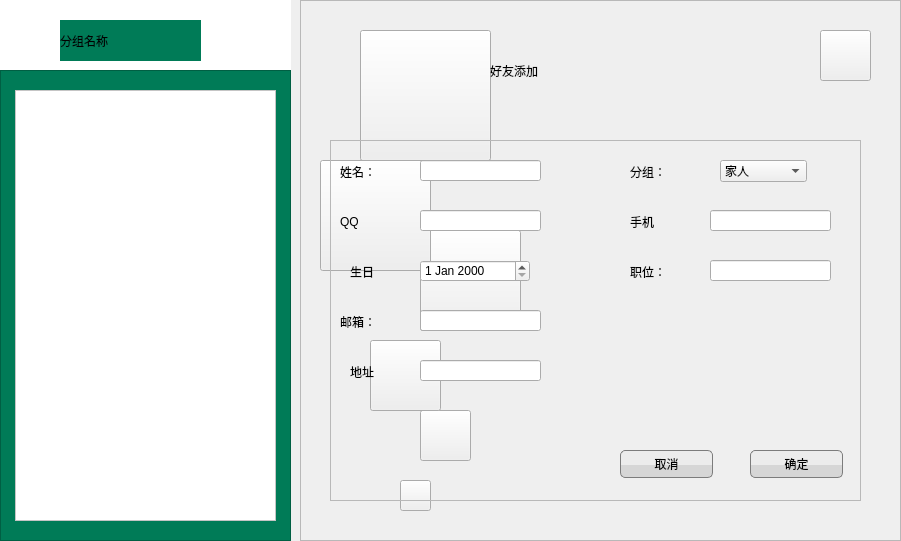
   <widget class="QStackedWidget" name="renmai_swid">
    <property name="geometry">
     <rect>
      <x>1</x>
      <y>111</y>
      <width>901</width>
      <height>541</height>
     </rect>
    </property>
    <widget class="QWidget" name="renmai_stackedWidgetPage1">
     <widget class="QWidget" name="verticalLayoutWidget">
      <property name="geometry">
       <rect>
        <x>0</x>
        <y>0</y>
        <width>291</width>
        <height>541</height>
       </rect>
      </property>
      <layout class="QVBoxLayout" name="verticalLayout">
       <item>
        <widget class="QFrame" name="frame">
         <property name="styleSheet">
          <string notr="true">
background-color: rgb(255, 255, 255);</string>
         </property>
         <property name="frameShape">
          <enum>QFrame::StyledPanel</enum>
         </property>
         <property name="frameShadow">
          <enum>QFrame::Raised</enum>
         </property>
         <widget class="QLabel" name="label_33">
          <property name="geometry">
           <rect>
            <x>0</x>
            <y>0</y>
            <width>291</width>
            <height>541</height>
           </rect>
          </property>
          <property name="styleSheet">
           <string notr="true">border-image: url(:/menu/images/背景.png);</string>
          </property>
          <property name="text">
           <string/>
          </property>
         </widget>
         <widget class="QTextEdit" name="textEdit_3">
          <property name="geometry">
           <rect>
            <x>0</x>
            <y>70</y>
            <width>291</width>
            <height>471</height>
           </rect>
          </property>
          <property name="styleSheet">
           <string notr="true">font: 20pt &quot;楷体&quot;;
background-color: rgb(0, 123, 87);</string>
          </property>
         </widget>
         <widget class="QLabel" name="label_5">
          <property name="geometry">
           <rect>
            <x>60</x>
            <y>20</y>
            <width>141</width>
            <height>41</height>
           </rect>
          </property>
          <property name="styleSheet">
           <string notr="true">border:0;
font: 18pt  &quot;宋体&quot;;
background-color: rgb(0, 123, 87);</string>
          </property>
          <property name="text">
           <string>分组名称</string>
          </property>
         </widget>
         <widget class="QListWidget" name="listWidget_contact">
          <property name="geometry">
           <rect>
            <x>15</x>
            <y>90</y>
            <width>261</width>
            <height>431</height>
           </rect>
          </property>
         </widget>
        </widget>
       </item>
      </layout>
     </widget>
     <widget class="QWidget" name="gridLayoutWidget">
      <property name="geometry">
       <rect>
        <x>300</x>
        <y>0</y>
        <width>601</width>
        <height>541</height>
       </rect>
      </property>
      <layout class="QGridLayout" name="gridLayout_3">
       <item row="0" column="0">
        <widget class="QFrame" name="frame_5">
         <property name="frameShape">
          <enum>QFrame::StyledPanel</enum>
         </property>
         <property name="frameShadow">
          <enum>QFrame::Raised</enum>
         </property>
         <widget class="QStackedWidget" name="renmai1">
          <property name="geometry">
           <rect>
            <x>0</x>
            <y>0</y>
            <width>611</width>
            <height>541</height>
           </rect>
          </property>
          <property name="styleSheet">
           <string notr="true"/>
          </property>
          <widget class="QWidget" name="zhangben2Page1_2">
           <widget class="QPushButton" name="pushButton_11">
            <property name="geometry">
             <rect>
              <x>120</x>
              <y>410</y>
              <width>51</width>
              <height>51</height>
             </rect>
            </property>
            <property name="styleSheet">
             <string notr="true">border-image: url(:/menu/images/水滴.png);</string>
            </property>
            <property name="text">
             <string/>
            </property>
           </widget>
           <widget class="QPushButton" name="pushButton_8">
            <property name="geometry">
             <rect>
              <x>100</x>
              <y>480</y>
              <width>31</width>
              <height>31</height>
             </rect>
            </property>
            <property name="styleSheet">
             <string notr="true">border-image: url(:/menu/images/水滴.png);</string>
            </property>
            <property name="text">
             <string/>
            </property>
           </widget>
           <widget class="QPushButton" name="pushButton_9">
            <property name="geometry">
             <rect>
              <x>20</x>
              <y>160</y>
              <width>111</width>
              <height>111</height>
             </rect>
            </property>
            <property name="styleSheet">
             <string notr="true">QPushButton{border-image: url(:/menu/images/朋友.png);}
QPushButton:hover{
border-image: url(:/menu/images/朋友被选中.png);
}
QPushButton:pressed{border-image: url(:/menu/images/朋友.png);}</string>
            </property>
            <property name="text">
             <string/>
            </property>
           </widget>
           <widget class="QPushButton" name="pushButton_10">
            <property name="geometry">
             <rect>
              <x>70</x>
              <y>340</y>
              <width>71</width>
              <height>71</height>
             </rect>
            </property>
            <property name="styleSheet">
             <string notr="true">border-image: url(:/menu/images/水滴.png);</string>
            </property>
            <property name="text">
             <string/>
            </property>
           </widget>
           <widget class="QPushButton" name="pushButton_14">
            <property name="geometry">
             <rect>
              <x>120</x>
              <y>230</y>
              <width>101</width>
              <height>101</height>
             </rect>
            </property>
            <property name="styleSheet">
             <string notr="true">QPushButton{border-image: url(:/menu/images/同事.png);}
QPushButton:hover{	border-image: url(:/menu/images/同事被选中.png);}
QPushButton:pressed{border-image: url(:/menu/images/同事.png);}</string>
            </property>
            <property name="text">
             <string/>
            </property>
           </widget>
           <widget class="QPushButton" name="pushButton_12">
            <property name="geometry">
             <rect>
              <x>60</x>
              <y>30</y>
              <width>131</width>
              <height>131</height>
             </rect>
            </property>
            <property name="styleSheet">
             <string notr="true">QPushButton{border-image: url(:/menu/images/家人.png);}
QPushButton:hover{
border-image: url(:/menu/images/家人被选中.png);
}
QPushButton:pressed{border-image: url(:/menu/images/家人.png);}</string>
            </property>
            <property name="text">
             <string/>
            </property>
           </widget>
           <widget class="QLabel" name="label_4">
            <property name="geometry">
             <rect>
              <x>-10</x>
              <y>0</y>
              <width>611</width>
              <height>531</height>
             </rect>
            </property>
            <property name="styleSheet">
             <string notr="true">border-image: url(:/menu/images/人脉界面.png);</string>
            </property>
            <property name="text">
             <string/>
            </property>
           </widget>
           <widget class="QPushButton" name="pushButton_7">
            <property name="geometry">
             <rect>
              <x>520</x>
              <y>30</y>
              <width>51</width>
              <height>51</height>
             </rect>
            </property>
            <property name="styleSheet">
             <string notr="true">QPushButton{
border-image: url(:/menu/images/笔记添加按钮1.png);
}
QPushButton:hover{
border-image: url(:/menu/images/笔记添加按钮.png);
}
QPushButton:pressed{
border-image: url(:/menu/images/笔记添加按钮1.png);
}</string>
            </property>
            <property name="text">
             <string/>
            </property>
           </widget>
           <zorder>label_4</zorder>
           <zorder>pushButton_12</zorder>
           <zorder>pushButton_8</zorder>
           <zorder>pushButton_11</zorder>
           <zorder>pushButton_14</zorder>
           <zorder>pushButton_9</zorder>
           <zorder>pushButton_10</zorder>
           <zorder>pushButton_7</zorder>
          </widget>
         </widget>
         <widget class="QStackedWidget" name="renmai2">
          <property name="geometry">
           <rect>
            <x>0</x>
            <y>0</y>
            <width>621</width>
            <height>541</height>
           </rect>
          </property>
          <property name="styleSheet">
           <string notr="true"/>
          </property>
          <widget class="QWidget" name="zhangben2Page1_3">
           <widget class="QWidget" name="gridLayoutWidget_5">
            <property name="geometry">
             <rect>
              <x>30</x>
              <y>140</y>
              <width>531</width>
              <height>361</height>
             </rect>
            </property>
            <layout class="QGridLayout" name="gridLayout_5">
             <item row="0" column="0">
              <widget class="QFrame" name="frame_2">
               <property name="frameShape">
                <enum>QFrame::StyledPanel</enum>
               </property>
               <property name="frameShadow">
                <enum>QFrame::Raised</enum>
               </property>
               <widget class="QLabel" name="label_19">
                <property name="geometry">
                 <rect>
                  <x>10</x>
                  <y>20</y>
                  <width>65</width>
                  <height>23</height>
                 </rect>
                </property>
                <property name="styleSheet">
                 <string notr="true">border:0;</string>
                </property>
                <property name="text">
                 <string>姓名：</string>
                </property>
               </widget>
               <widget class="QLabel" name="label_20">
                <property name="geometry">
                 <rect>
                  <x>300</x>
                  <y>20</y>
                  <width>65</width>
                  <height>23</height>
                 </rect>
                </property>
                <property name="styleSheet">
                 <string notr="true">border:0;</string>
                </property>
                <property name="text">
                 <string>分组：</string>
                </property>
               </widget>
               <widget class="QComboBox" name="comboBox">
                <property name="geometry">
                 <rect>
                  <x>390</x>
                  <y>20</y>
                  <width>87</width>
                  <height>22</height>
                 </rect>
                </property>
                <item>
                 <property name="text">
                  <string>家人</string>
                 </property>
                </item>
                <item>
                 <property name="text">
                  <string>同学</string>
                 </property>
                </item>
                <item>
                 <property name="text">
                  <string>朋友</string>
                 </property>
                </item>
                <item>
                 <property name="text">
                  <string>同事</string>
                 </property>
                </item>
                <item>
                 <property name="text">
                  <string>小区</string>
                 </property>
                </item>
                <item>
                 <property name="text">
                  <string>驴友</string>
                 </property>
                </item>
                <item>
                 <property name="text">
                  <string>其他</string>
                 </property>
                </item>
               </widget>
               <widget class="QLabel" name="label_26">
                <property name="geometry">
                 <rect>
                  <x>10</x>
                  <y>70</y>
                  <width>61</width>
                  <height>23</height>
                 </rect>
                </property>
                <property name="styleSheet">
                 <string notr="true">border:0;</string>
                </property>
                <property name="text">
                 <string>QQ</string>
                </property>
               </widget>
               <widget class="QLabel" name="label_21">
                <property name="geometry">
                 <rect>
                  <x>300</x>
                  <y>70</y>
                  <width>50</width>
                  <height>23</height>
                 </rect>
                </property>
                <property name="styleSheet">
                 <string notr="true">border:0;</string>
                </property>
                <property name="text">
                 <string>手机</string>
                </property>
               </widget>
               <widget class="QLabel" name="label_25">
                <property name="geometry">
                 <rect>
                  <x>20</x>
                  <y>120</y>
                  <width>50</width>
                  <height>23</height>
                 </rect>
                </property>
                <property name="styleSheet">
                 <string notr="true">border:0;</string>
                </property>
                <property name="text">
                 <string>生日</string>
                </property>
               </widget>
               <widget class="QLabel" name="label_23">
                <property name="geometry">
                 <rect>
                  <x>300</x>
                  <y>120</y>
                  <width>65</width>
                  <height>23</height>
                 </rect>
                </property>
                <property name="styleSheet">
                 <string notr="true">border:0;</string>
                </property>
                <property name="text">
                 <string>职位：</string>
                </property>
               </widget>
               <widget class="QLabel" name="label_22">
                <property name="geometry">
                 <rect>
                  <x>10</x>
                  <y>170</y>
                  <width>65</width>
                  <height>23</height>
                 </rect>
                </property>
                <property name="styleSheet">
                 <string notr="true">border:0;</string>
                </property>
                <property name="text">
                 <string>邮箱：</string>
                </property>
               </widget>
               <widget class="QLabel" name="label_24">
                <property name="geometry">
                 <rect>
                  <x>20</x>
                  <y>220</y>
                  <width>50</width>
                  <height>23</height>
                 </rect>
                </property>
                <property name="styleSheet">
                 <string notr="true">border:0;</string>
                </property>
                <property name="text">
                 <string>地址</string>
                </property>
               </widget>
               <widget class="QLineEdit" name="lineEdit_name">
                <property name="geometry">
                 <rect>
                  <x>90</x>
                  <y>20</y>
                  <width>121</width>
                  <height>21</height>
                 </rect>
                </property>
               </widget>
               <widget class="QLineEdit" name="lineEdit_qq">
                <property name="geometry">
                 <rect>
                  <x>90</x>
                  <y>70</y>
                  <width>121</width>
                  <height>21</height>
                 </rect>
                </property>
               </widget>
               <widget class="QLineEdit" name="lineEdit_email">
                <property name="geometry">
                 <rect>
                  <x>90</x>
                  <y>170</y>
                  <width>121</width>
                  <height>21</height>
                 </rect>
                </property>
               </widget>
               <widget class="QLineEdit" name="lineEdit_address">
                <property name="geometry">
                 <rect>
                  <x>90</x>
                  <y>220</y>
                  <width>121</width>
                  <height>21</height>
                 </rect>
                </property>
               </widget>
               <widget class="QLineEdit" name="lineEdit_phone">
                <property name="geometry">
                 <rect>
                  <x>380</x>
                  <y>70</y>
                  <width>121</width>
                  <height>21</height>
                 </rect>
                </property>
               </widget>
               <widget class="QLineEdit" name="lineEdit_job">
                <property name="geometry">
                 <rect>
                  <x>380</x>
                  <y>120</y>
                  <width>121</width>
                  <height>21</height>
                 </rect>
                </property>
               </widget>
               <widget class="QPushButton" name="pushButton_20">
                <property name="geometry">
                 <rect>
                  <x>290</x>
                  <y>310</y>
                  <width>93</width>
                  <height>28</height>
                 </rect>
                </property>
                <property name="styleSheet">
                 <string notr="true">QPushButton{
background-color: qconicalgradient(cx:0.5, cy:0.522909, angle:179.9, stop:0.494318 rgba(214, 214, 214, 255), stop:0.5 rgba(236, 236, 236, 255));
border: 1px solid rgb(124, 124, 124);
border-radius:5px;
border-image:0;
}
QPushButton:hover{
  background-color: qconicalgradient(cx:0.5, cy:0.522909, angle:179.9, stop:0.494318 rgba(181, 225, 250, 255), stop:0.5 rgba(222, 242, 251, 255));
  border-radius:5px;
  border: 1px solid #3C80B1;
border-image:0;  
}
QPushButton:pressed{
  background-color: qconicalgradient(cx:0.5, cy:0.522909, angle:179.9, stop:0.494318 rgba(134, 198, 233, 255), stop:0.5 rgba(206, 234, 248, 255));
  border-radius:5px;
  border: 1px solid #5F92B2;  
border-image:0;
}</string>
                </property>
                <property name="text">
                 <string>取消</string>
                </property>
               </widget>
               <widget class="QPushButton" name="sureBtn">
                <property name="geometry">
                 <rect>
                  <x>420</x>
                  <y>310</y>
                  <width>93</width>
                  <height>28</height>
                 </rect>
                </property>
                <property name="styleSheet">
                 <string notr="true">QPushButton{
background-color: qconicalgradient(cx:0.5, cy:0.522909, angle:179.9, stop:0.494318 rgba(214, 214, 214, 255), stop:0.5 rgba(236, 236, 236, 255));
border: 1px solid rgb(124, 124, 124);
border-radius:5px;
border-image:0;
}
QPushButton:hover{
  background-color: qconicalgradient(cx:0.5, cy:0.522909, angle:179.9, stop:0.494318 rgba(181, 225, 250, 255), stop:0.5 rgba(222, 242, 251, 255));
  border-radius:5px;
  border: 1px solid #3C80B1;
border-image:0;  
}
QPushButton:pressed{
  background-color: qconicalgradient(cx:0.5, cy:0.522909, angle:179.9, stop:0.494318 rgba(134, 198, 233, 255), stop:0.5 rgba(206, 234, 248, 255));
  border-radius:5px;
  border: 1px solid #5F92B2;  
border-image:0;
}</string>
                </property>
                <property name="text">
                 <string>确定</string>
                </property>
               </widget>
               <widget class="QDateEdit" name="dateEdit_bir">
                <property name="geometry">
                 <rect>
                  <x>90</x>
                  <y>120</y>
                  <width>110</width>
                  <height>22</height>
                 </rect>
                </property>
               </widget>
              </widget>
             </item>
            </layout>
           </widget>
           <widget class="QLabel" name="label_27">
            <property name="geometry">
             <rect>
              <x>190</x>
              <y>50</y>
              <width>171</width>
              <height>41</height>
             </rect>
            </property>
            <property name="styleSheet">
             <string notr="true">font: 20pt &quot;楷体&quot;;</string>
            </property>
            <property name="text">
             <string>好友添加</string>
            </property>
           </widget>
          </widget>
         </widget>
        </widget>
       </item>
      </layout>
     </widget>
    </widget>
   </widget>
